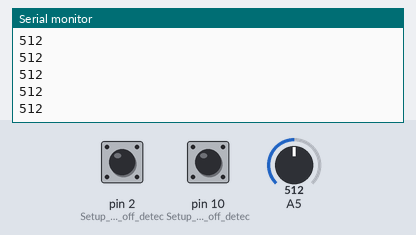
A sketch run on a simulated Arduino Uno, built with avr-gcc and run on an emulated ATmega328P. On the bench: the last lines printed to the serial monitor. The test bench sets the inputs (shaded band); at power-on: pin 2 (Setup_for_leads_off_detec) LOW, A5 = 512, pin 10 (Setup_for_leads_off_detec) LOW.

Above: at 1.2 s.
1.3 s: pin 2 (Setup_for_leads_off_detec) pulled HIGH for 0.15 s
2.9 s: A5 set to 716
At 3.4 s:
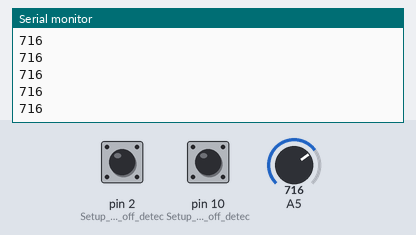
4.4 s: pin 10 (Setup_for_leads_off_detec) pulled HIGH for 0.15 s
6.0 s: A5 set to 900
At 6.9 s:
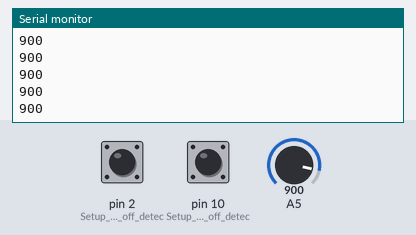
7.5 s: pin 2 (Setup_for_leads_off_detec) pulled HIGH for 1 s
At 8.4 s:
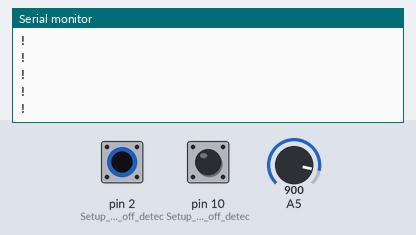
10.0 s: pin 10 (Setup_for_leads_off_detec) pulled HIGH for 0.15 s
Timing chart, 0 to 12.0 s (numbered marks = the images above; inputs shaded):
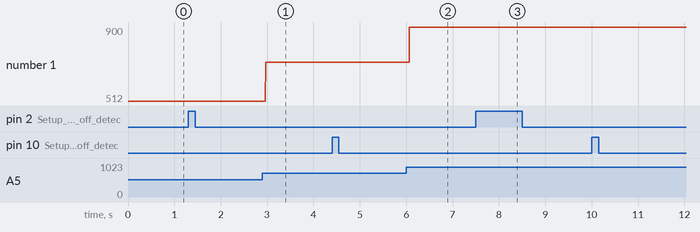

The sketch:

Test_ECG.ino
```cpp
void setup() {
// initialize the serial communication:
Serial.begin(9600);
pinMode(10, INPUT); // Setup for leads off detection LO +
pinMode(2, INPUT); // Setup for leads off detection LO -

}

void loop() {

if((digitalRead(2) == 1)||(digitalRead(10) == 1)){
Serial.println('!');
}
else{
// send the value of analog input 0:
Serial.println(analogRead(A5));
}
//Wait for a bit to keep serial data from saturating
delay(1);
}
```

Measured:
- after the input at 2.9 s, the serial monitor: prints a new line after 0.07 s (image 1)
- after the input at 6.0 s, the serial monitor: prints a new line after 0.07 s (image 2)
- plotted number 1: 512 → 716 after the input at 2.9 s, 716 → 900 after the input at 6.0 s
